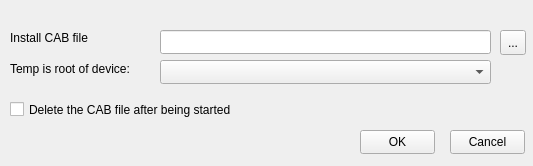
<ui version="4.0" >
 <class>synce_kpm_installwindow</class>
 <widget class="QWidget" name="synce_kpm_installwindow" >
  <property name="windowModality" >
   <enum>Qt::ApplicationModal</enum>
  </property>
  <property name="geometry" >
   <rect>
    <x>0</x>
    <y>0</y>
    <width>533</width>
    <height>166</height>
   </rect>
  </property>
  <property name="windowTitle" >
   <string>Install CAB File</string>
  </property>
  <widget class="QLineEdit" name="localCabFile" >
   <property name="geometry" >
    <rect>
     <x>160</x>
     <y>30</y>
     <width>331</width>
     <height>24</height>
    </rect>
   </property>
   <property name="readOnly" >
    <bool>true</bool>
   </property>
  </widget>
  <widget class="QLabel" name="label" >
   <property name="geometry" >
    <rect>
     <x>10</x>
     <y>30</y>
     <width>91</width>
     <height>16</height>
    </rect>
   </property>
   <property name="text" >
    <string>Install CAB file</string>
   </property>
  </widget>
  <widget class="QToolButton" name="openFileChooserButton" >
   <property name="geometry" >
    <rect>
     <x>500</x>
     <y>30</y>
     <width>26</width>
     <height>25</height>
    </rect>
   </property>
   <property name="text" >
    <string>...</string>
   </property>
   <property name="icon" >
    <iconset>synce-kpm/data/folder.png</iconset>
   </property>
   <property name="iconSize" >
    <size>
     <width>16</width>
     <height>16</height>
    </size>
   </property>
  </widget>
  <widget class="QCheckBox" name="deleteCAB" >
   <property name="geometry" >
    <rect>
     <x>10</x>
     <y>100</y>
     <width>291</width>
     <height>19</height>
    </rect>
   </property>
   <property name="layoutDirection" >
    <enum>Qt::LeftToRight</enum>
   </property>
   <property name="text" >
    <string>Delete the CAB file after being started</string>
   </property>
  </widget>
  <widget class="QLabel" name="label_2" >
   <property name="geometry" >
    <rect>
     <x>10</x>
     <y>60</y>
     <width>143</width>
     <height>18</height>
    </rect>
   </property>
   <property name="text" >
    <string>Temp is root of device:</string>
   </property>
  </widget>
  <widget class="QComboBox" name="deviceList" >
   <property name="geometry" >
    <rect>
     <x>160</x>
     <y>60</y>
     <width>331</width>
     <height>24</height>
    </rect>
   </property>
  </widget>
  <widget class="QPushButton" name="okButton" >
   <property name="geometry" >
    <rect>
     <x>360</x>
     <y>130</y>
     <width>75</width>
     <height>24</height>
    </rect>
   </property>
   <property name="text" >
    <string>OK</string>
   </property>
  </widget>
  <widget class="QPushButton" name="cancelButton" >
   <property name="geometry" >
    <rect>
     <x>450</x>
     <y>130</y>
     <width>75</width>
     <height>24</height>
    </rect>
   </property>
   <property name="text" >
    <string>Cancel</string>
   </property>
  </widget>
 </widget>
 <resources/>
 <connections/>
</ui>
